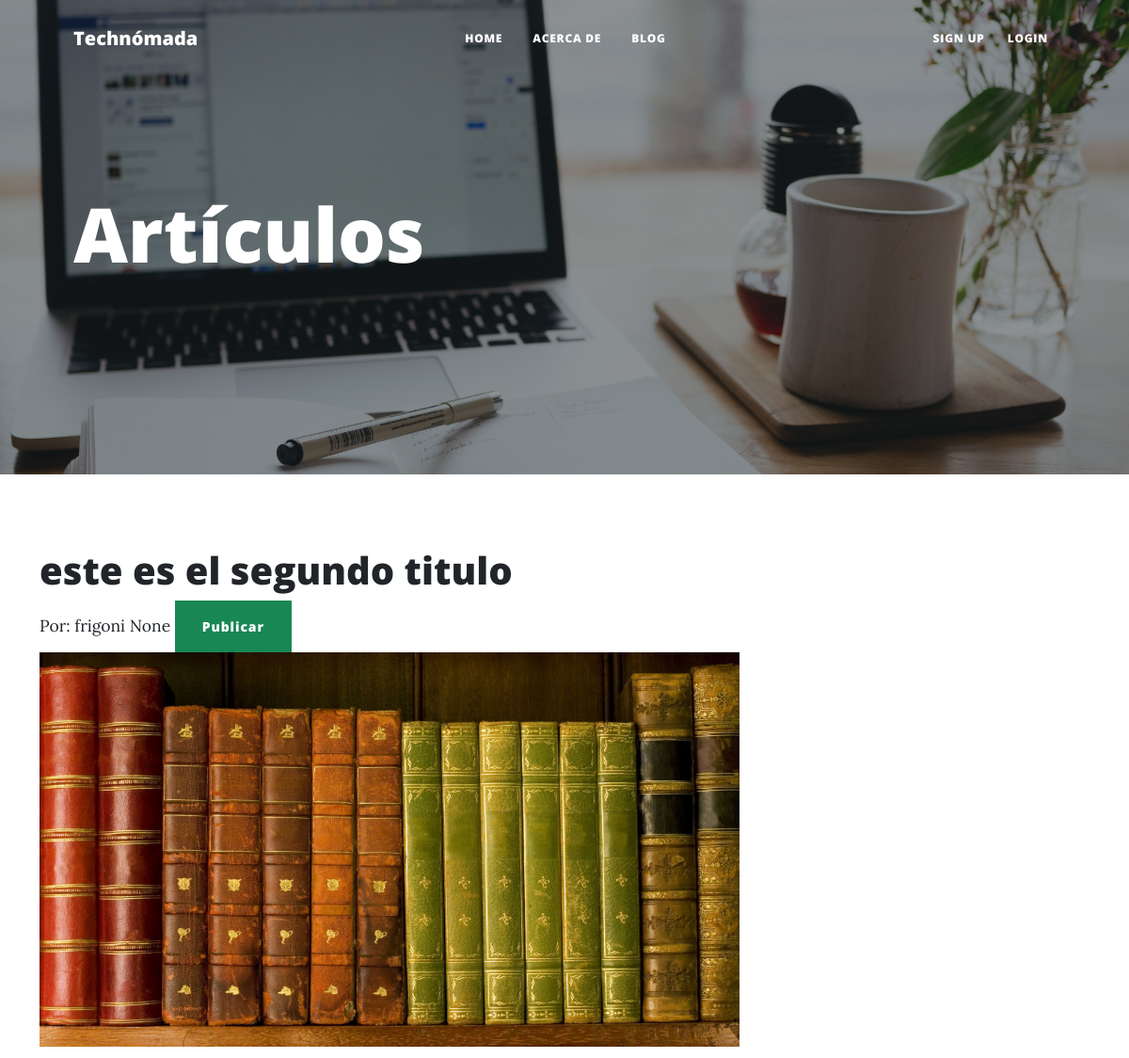
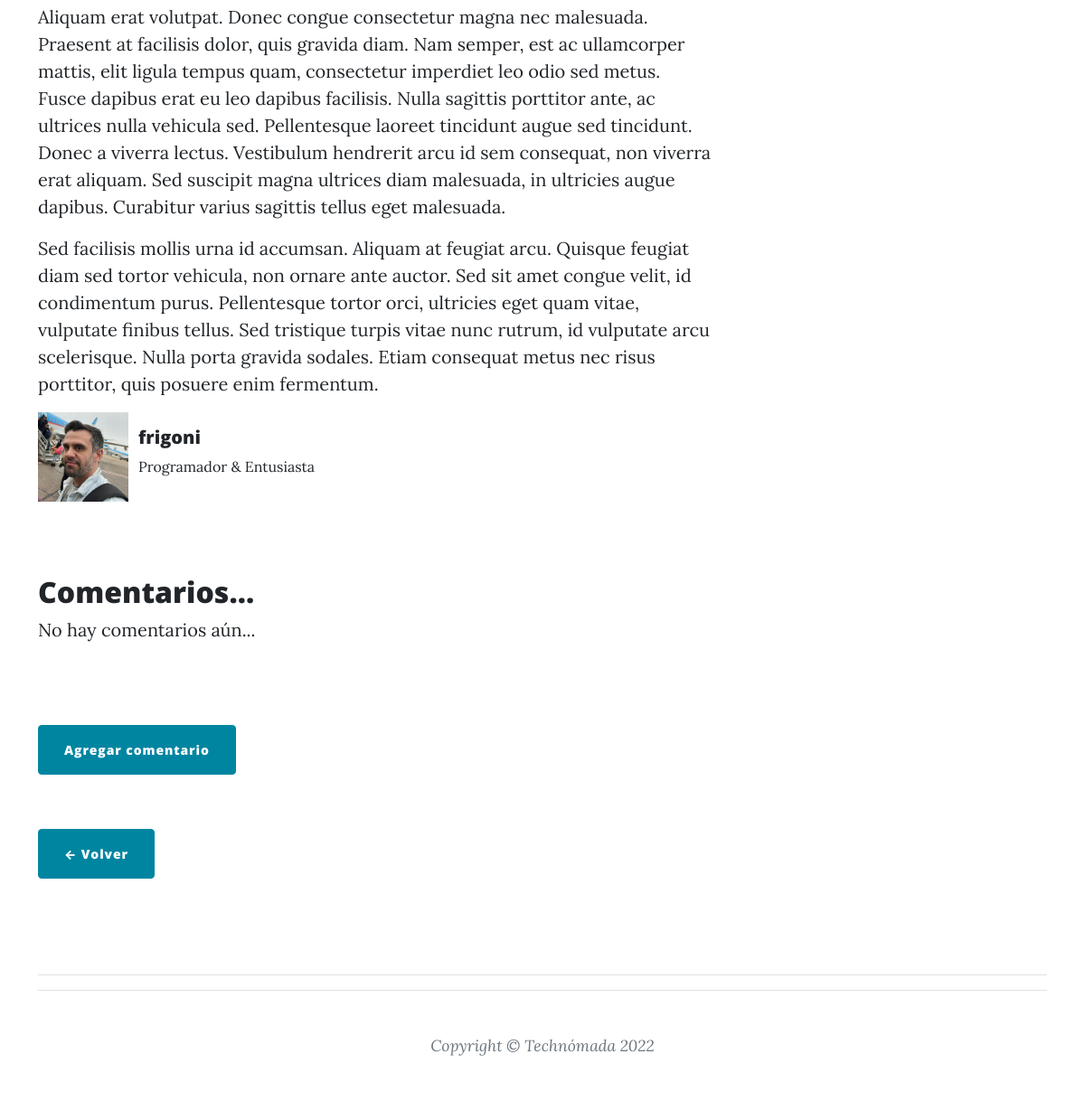
Page /post/13 on the committed database (2 pictures, top to bottom).
### blog/models.py (models this page shows, shortened)
class Post(models.Model):
    titulo = models.CharField(max_length=100)
    imagen_portada = models.ImageField(default='default.jpg', upload_to='images/', null=True, blank=True)
    contenido = RichTextField()
    fecha_creacion = models.DateTimeField(default=timezone.now)
    fecha_publicacion = models.DateTimeField(blank=True, null=True)
    autor = models.ForeignKey('auth.User', on_delete=models.CASCADE)
    avatar = models.ImageField(default='default.jpg', upload_to='avatars/', null=True)

### AppRegistro/models.py (models this page shows, shortened)
class Profile(models.Model):
    user = models.OneToOneField(User, null=True, on_delete=models.CASCADE)
    bio = models.TextField()
    profile_picture = models.ImageField(default='default.jpg', upload_to='images/profile')
    website_url = models.CharField(max_length=255, null=True, blank=True)

### blog/views.py (the view)
# urls.py: path('post/<pk>', views.PostDetailView.as_view(), name='post_detail'),
class PostDetailView(DetailView):
    model = Post

### templates/blog/post_detail.html (shortened to what this page needs)
{% extends 'blog/base.html' %}
{% load static %}
{% block content %}
        <header class="masthead" style="background-image: url({% static 'assets/img/escritura.jpg' %})">
            <div class="container position-relative px-4 px-lg-5">
                <div class="row gx-4 gx-lg-5 text-align-left">
                    <div class="col-md-10 col-lg-8 col-xl-7">
                        <div class="page-heading">
                            <h1 class="text-md-left">Artículos</h1>
                        </div>
                    </div>
                </div>
            </div>
        </header>
        <br/>
    <main role= "main" class="container">
        <div class="Row">
            <div class="col-md-8 blog-main">
                <h1 class='posttitle loader'>{{ post.titulo }}</h1>
                <small> Por:
                    {{ post.autor.username }}
                    {{ post.fecha_publicacion }}
                </small>
                {% if post.fecha_publicacion %}
                        <div class="date postdate">
                        </div>
                {% else %}
                        <a class="btn btn-success" href="{% url 'post_publish' pk=post.pk %}">Publicar</a>
                {% endif %}
                    <br/>
                    <img class="img-fluid" src=" {{ post.imagen_portada.url }}">
                    <p class='postcontent'>{{ post.contenido|safe }}</p>
            </div>
            <div class="card mb-3">
                <div class="row no-gutters">
                    <div class="col-md-1">
                        {% if post.autor.profile.profile_picture.url %}
                            <img src="{{ post.autor.profile.profile_picture.url }}" width="100">
                        {% else %}
                            <img src="url({% static 'assets/img/avatar_default_2.1.jpg' %})" alt="">
                        {% endif %}
                    </div>
                    <div class="col-md-8">
                        <div class="card-body">
                            <h5 class="card-title">
                                {{ post.autor.username }}
                            </h5>
                            <p class="autor-bio">{{ post.autor.profile.bio }}</p>
                        </div>
                    </div>
                </div>
            </div>
        <br>
        <br>
                <h2>Comentarios...</h2>
                {% if not post.comment.all %}
                    No hay comentarios aún... <a href="#"></a>
                {% endif %}
                <br><br><br><br>
                <a class="btn btn-primary rounded float-left" href="{% url 'comment_form' post.pk %}">Agregar comentario</a>
                <br><br><br>
                    <div class="clearfix">
                        <a class="btn btn-primary rounded float-left" href="{% url 'post_list' %}">&larr; Volver</a>
                    </div>
                    <br>
                    <br>
                    <br>
                    <hr>
        </div>
{% endblock content %}

### rows in the picture
Post: titulo "este es el segundo titulo", autor.username "frigoni", fecha_publicacion "None", imagen_portada (picture), contenido "Aliquam erat volutpat. Donec congue consectetur magna nec malesuada. Praesent at facilisis dolor, quis gravida diam. Nam semper, est ac ullamcorper mattis, elit ligula tempus quam, consectetur imperdiet leo odio sed metus. Fusce dapibus erat eu leo dapibus facilisis. Nulla sagittis porttitor ante, ac ultrices nulla vehicula sed. Pellentesque laoreet tincidunt augue sed tincidunt. Donec a viverra lectus. Vestibulum hendrerit arcu id sem consequat, non viverra erat aliquam. Sed suscipit magna ultrices diam malesuada, in ultricies augue dapibus. Curabitur varius sagittis tellus eget malesuada. Sed facilisis mollis urna id accumsan. Aliquam at feugiat arcu. Quisque feugiat diam sed tortor…", autor.profile.profile_picture (picture), autor.profile.bio "Programador & Entusiasta"
